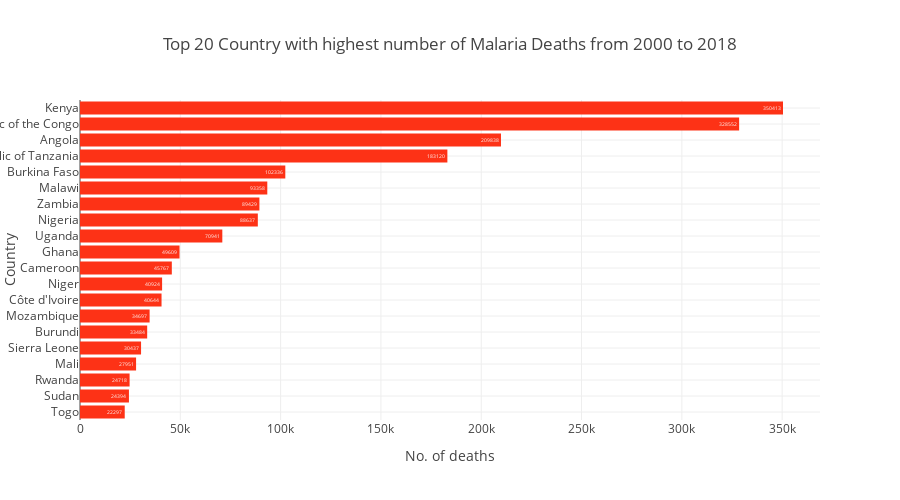

Source (notebook cell):
### Markdown cell above
6) MALARIA DEATHS FROM 2000-2018

### Code cell
df_death = df_group[["Country","No. of deaths"]]
pio.templates.default ='gridon'
fig = px.bar(df_death.sort_values("No. of deaths",ascending=False)[:20][::-1],x="No. of deaths",y ="Country",text="No. of deaths",
             title="Top 20 Country with highest number of Malaria Deaths from 2000 to 2018",
             color_discrete_sequence= px.colors.qualitative.Light24,height=500,orientation="h")
fig.show()

### Figure 1 — Plotly figure (JSON) as saved in the notebook; plotly's stock layout.template omitted (floating-point values rounded to 4 significant figures)
{"data": [{"alignmentgroup": "True", "hovertemplate": "No. of deaths=%{text}<br>Country=%{y}<extra></extra>", "legendgroup": "", "marker": {"color": "#FD3216"}, "name": "", "offsetgroup": "", "orientation": "h", "showlegend": false, "text": [22297, 24394, 24718, 27951, 30437, 33484, 34697, 40644, 40924, 45767, 49609, 70941, 88637, 89429, 93358, 102336, 183120, 209838, 328552, 350413], "textposition": "auto", "type": "bar", "x": [22297, 24394, 24718, 27951, 30437, 33484, 34697, 40644, 40924, 45767, 49609, 70941, 88637, 89429, 93358, 102336, 183120, 209838, 328552, 350413], "xaxis": "x", "y": ["Togo", "Sudan", "Rwanda", "Mali", "Sierra Leone", "Burundi", "Mozambique", "Côte d'Ivoire", "Niger", "Cameroon", "Ghana", "Uganda", "Nigeria", "Zambia", "Malawi", "Burkina Faso", "United Republic of Tanzania", "Angola", "Democratic Republic of the Congo", "Kenya"], "yaxis": "y"}], "layout": {"barmode": "relative", "height": 500, "legend": {"tracegroupgap": 0}, "title": {"text": "Top 20 Country with highest number of Malaria Deaths from 2000 to 2018"}, "xaxis": {"anchor": "y", "domain": [0, 1], "title": {"text": "No. of deaths"}}, "yaxis": {"anchor": "x", "domain": [0, 1], "title": {"text": "Country"}}}}
